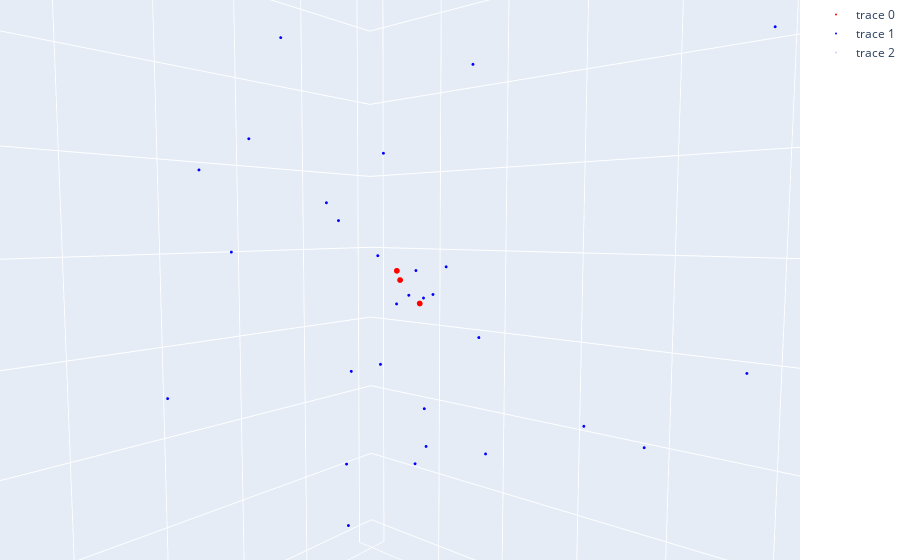

Notebook code cell kept with this figure:
### Markdown cell above
**Ploteo en 3D**

### Code cell
xvar_1= N_2['CentreOfPotential_x'].iloc[0:3]-float(xmax)
yvar_1= N_2['CentreOfPotential_y'].iloc[0:3]-float(ymax)
zvar_1= N_2['CentreOfPotential_z'].iloc[0:3]-float(zmax)

xvar_2= N_2['CentreOfPotential_x'].iloc[3:]-float(xmax)
yvar_2= N_2['CentreOfPotential_y'].iloc[3:]-float(ymax)
zvar_2= N_2['CentreOfPotential_z'].iloc[3:]-float(zmax)

x_lim = [-2,2]
y_lim = [-2,2]
z_lim = [-2,2]

fig = go.Figure(data=[go.Scatter3d(
    x=xvar_1,
    y=yvar_1,
    z=zvar_1,
    mode='markers',
    marker=dict(
        size = 2,
        color='red',
        opacity=1
    )
    ),go.Scatter3d(
        x=xvar_2,
        y=yvar_2,
        z=zvar_2,
        mode='markers',
        marker=dict(
        size = 1,
        color='blue',
        opacity=1
    )      
    ),go.Scatter3d(
        x=x_lim,
        y=y_lim,
        z=z_lim,
        mode='markers',
        marker=dict(
        size=0,
        color='blue',
        opacity=0.01))
                     ])

# tight layout
fig.update_layout(scene = dict(
                    xaxis_title='C.O.P X[Mpc]',
                    yaxis_title='C.O.P Y[Mpc]',
                    zaxis_title='C.O.P Z[Mpc]'),
                    width=70,
                    margin =dict(l=0, r=0, b=0, t=0))



fig.show()

### Figure 1 — Plotly figure (JSON) as saved in the notebook; plotly's stock layout.template omitted (floating-point values rounded to 4 significant figures)
{"data": [{"marker": {"color": "red", "opacity": 1, "size": 2}, "mode": "markers", "type": "scatter3d", "x": [0, 0.04123, -0.02126], "y": [0, -0.03376, -0.05775], "z": [0, 0.02166, -0.06688]}, {"marker": {"color": "blue", "opacity": 1, "size": 1}, "mode": "markers", "type": "scatter3d", "x": [0.06131, 0.03464, 0.05082, -0.0272, 0.04243, 0.09333, -0.239, 0.04169, -0.1268, 0.257, -0.1993, -0.1063, 0.3151, -0.05327, -0.2104, 0.031, 0.01802, -0.3399, -0.02835, 0.4433, -0.5937, 0.6455, -0.6074, 0.3029, 0.3835, -0.3952, -0.7886, 0.02929, 0.7504, -1.052, 0.2074, 0.2739, 0.5096, 0.6468, -0.4034, -0.8252, 1.237, -0.6039, -1.408, -0.6193, -0.4131, 0.4567], "y": [0.02181, -0.1087, -0.09664, -0.1091, -0.1531, 0.1379, 0.1111, 0.1454, 0.2162, 0.0284, 0.1415, 0.0182, 0.3161, 0.2575, -0.1048, 0.4646, 0.1825, -0.4156, 0.7066, -0.4203, -0.2095, 0.1966, 0.5359, -0.8215, -0.527, -0.2493, -0.4338, 0.3973, -0.8406, 0.5094, 0.2465, 1.126, 0.7575, 1.172, 1.356, 1.197, -0.6123, 1.7, 0.7631, 1.091, -1.87, 0.9112], "z": [0.06467, 0.01886, -0.05204, -0.04559, -0.06377, 0.1591, 0.04965, -0.2318, -0.1797, 0.2124, -0.2884, -0.4311, 0.07639, -0.4263, -0.4596, 0.3332, -0.6259, -0.4294, -0.1832, 0.4036, -0.3854, 0.317, 0.38, -0.2909, -0.7394, 0.9306, 0.6106, -1.042, -0.1927, 0.1421, -1.136, 0.4767, 0.9527, -0.04519, -0.57, 0.8059, 0.9854, 0.4091, 0.974, 1.396, -0.5044, 1.71]}, {"marker": {"color": "blue", "opacity": 0.01, "size": 0}, "mode": "markers", "type": "scatter3d", "x": [-2, 2], "y": [-2, 2], "z": [-2, 2]}], "layout": {"autosize": true, "margin": {"b": 0, "l": 0, "r": 0, "t": 0}, "scene": {"aspectmode": "auto", "aspectratio": {"x": 1, "y": 1, "z": 1}, "camera": {"center": {"x": 0, "y": 0, "z": 0}, "eye": {"x": -0.2803, "y": 0.3226, "z": 0.03329}, "projection": {"type": "perspective"}, "up": {"x": 0, "y": 0, "z": 1}}, "xaxis": {"title": {"text": "C.O.P X[Mpc]"}, "type": "linear"}, "yaxis": {"title": {"text": "C.O.P Y[Mpc]"}, "type": "linear"}, "zaxis": {"title": {"text": "C.O.P Z[Mpc]"}, "type": "linear"}}}}
